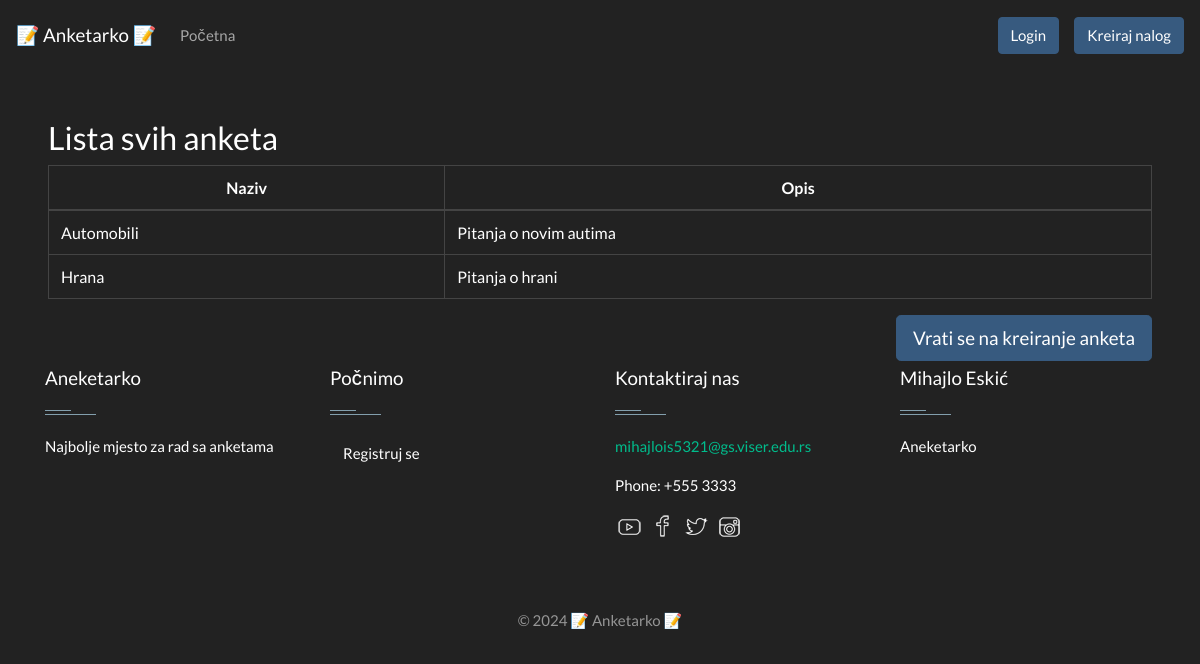
Screenshot of /listCategories.php with the database file from the repository.
### tables this page shows
CREATE TABLE `categories` (
  `id` int(255) NOT NULL,
  `name` varchar(255) NOT NULL,
  `description` varchar(255) DEFAULT NULL
);

### dbConnection.php (called while the page is built, shortened)
<?php
class Database
{
    private static $user = 'root';
    private static $password = '';
    private static $dsn = 'mysql:host=localhost;dbname=zavrsni1';
    private static $dbcon;
    public static function getDb()
    {
        if (!isset(self::$dbcon)) {
            try {
                self::$dbcon = new PDO(self::$dsn, self::$user, self::$password);
            } catch (PDOException $e) {
                $msg = $e->getMessage();
                exit();
            }
        }
        return self::$dbcon;
    }
}
?>

### classes/category.php (called while the page is built, shortened)
<?php
class Category
{
    public function getAllCategories($dbcon){
        $sql = "SELECT * FROM categories";
        $pdostm = $dbcon->prepare($sql);
        $pdostm->execute();
        $categories = $pdostm->fetchAll(PDO::FETCH_OBJ);
        return $categories;
    }
}

### listCategories.php (the view, shortened to what this page needs)
<?php
require_once 'dbConnection.php';
require_once 'classes/category.php';
include_once 'header.php';
$c = new Category();
$categories =  $c->getAllCategories(Database::getDb());
$user_isAdmin=($_SESSION['userType'] );
?>
<html lang="en">
<head>
    <link href="https://stackpath.bootstrapcdn.com/bootswatch/4.4.1/darkly/bootstrap.min.css" rel="stylesheet">
</head>
<body>
<main class="m-5">
<h1 class="h3">Lista svih anketa</h1>
    <table class="table table-bordered tbl">
        <thead class="text-center">
        <tr>
            <th scope="col">Naziv</th>
            <th scope="col">Opis</th>
        </tr>
        </thead>
        <tbody>
        <?php foreach ($categories as $category) { ?>
            <tr>
                <td><?= $category->name ?></td>
                <td><?= $category->description ?></td>
            </tr>
        <?php } ?>
        </tbody>
    </table>
    <?php if ($user_isAdmin == 1){?>
    <a href="addcategory.php" id="btn_addCategory" class="btn btn-success btn-lg float-right">Dodaj kategoriju</a>
    <?php } ?><?php if ($user_isAdmin == 0){?><div>
    <a href="createSurvey.php" class="btn btn-primary btn-lg float-right">Vrati se na kreiranje anketa</a></div>
    <?php } ?>
</main>
</body>
</html>
<?php include_once 'footer.php';?>

### css/footerStyle.css (style rules this page uses)
.btn { background-color: #ff8d1e; color:#fff; }

### rows the page displays
categories: name "Automobili", description "Pitanja o novim autima"
categories: name "Hrana", description "Pitanja o hrani"

### other values shown
date ('Y') "2024"
